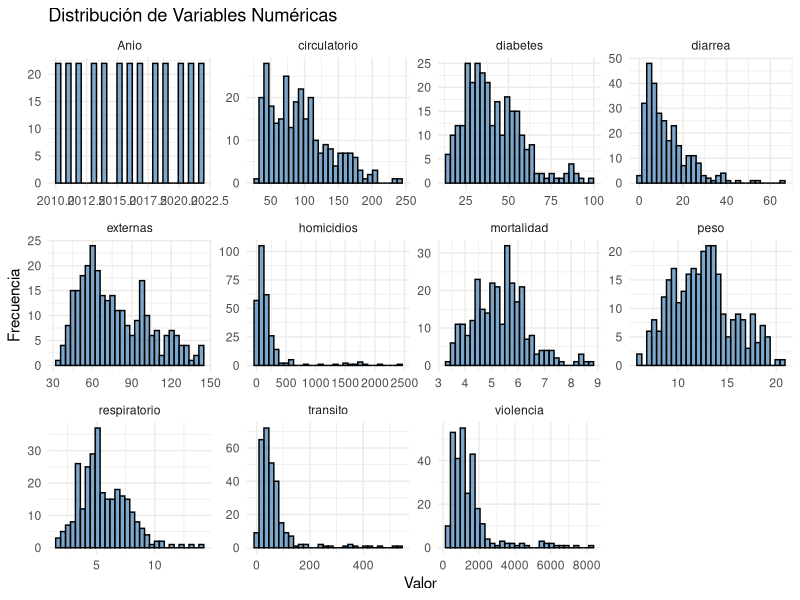
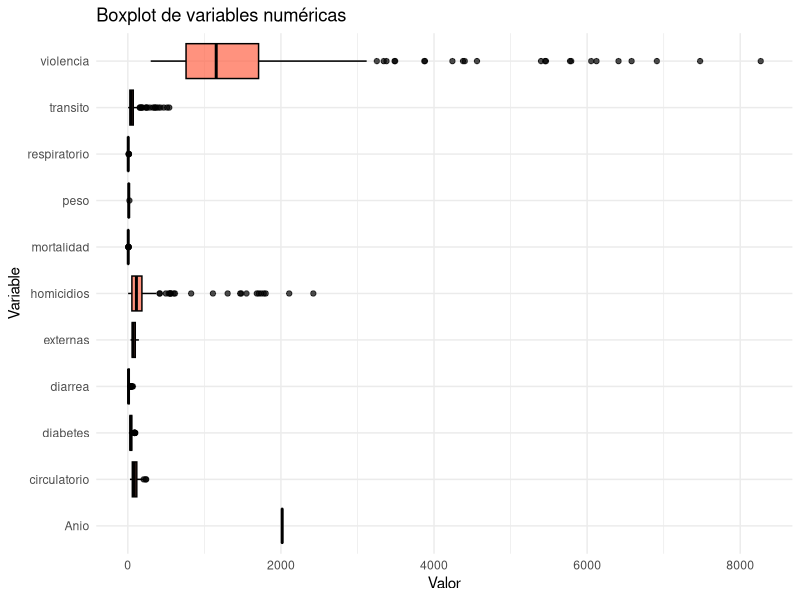
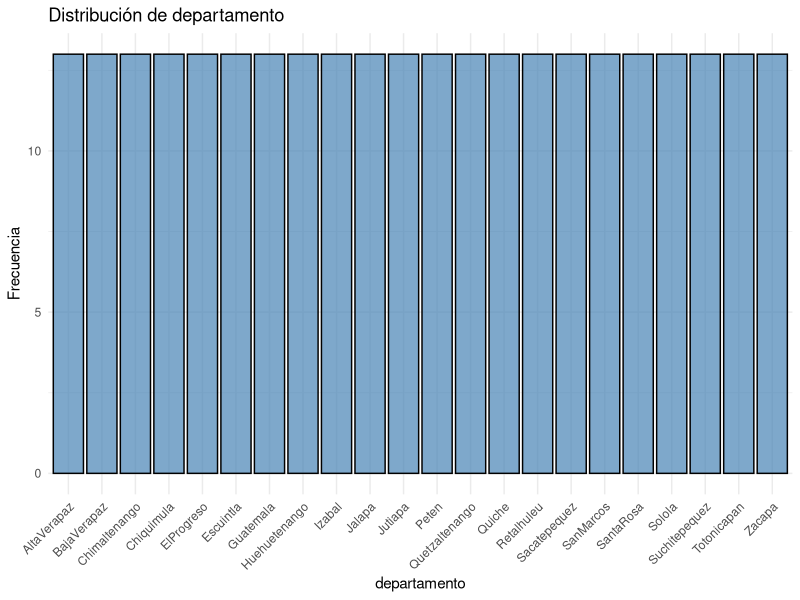
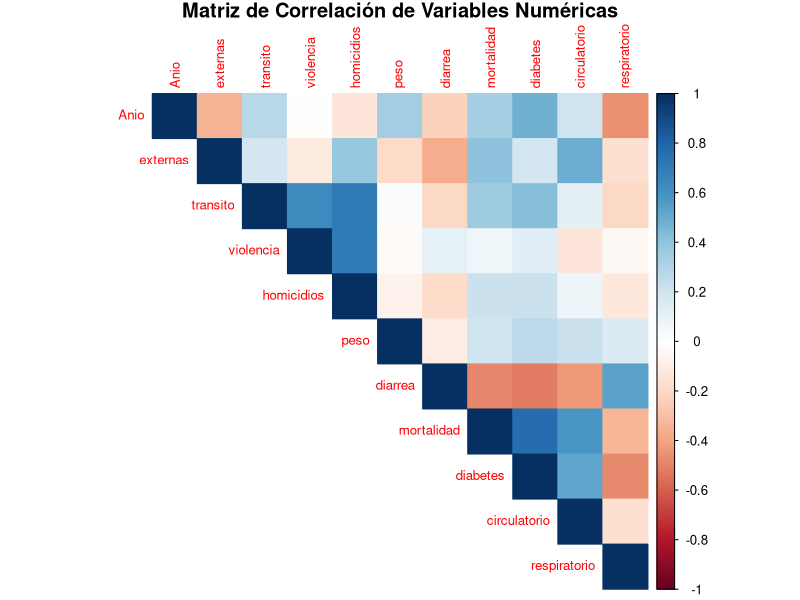
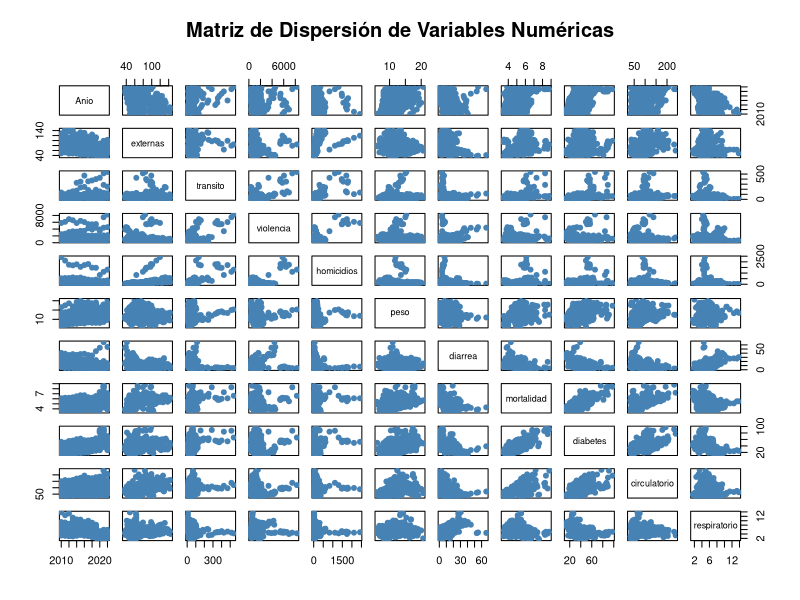
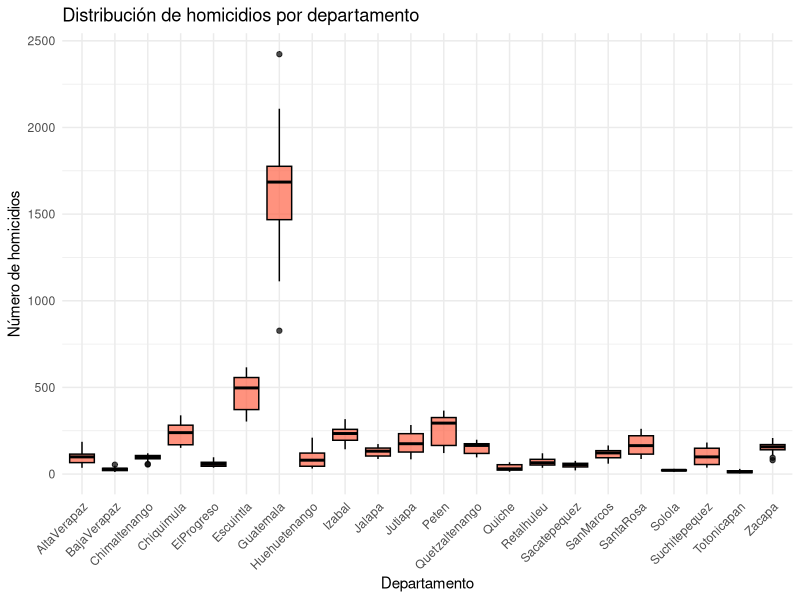

The R source for these figures, in order:
## ---- chunk 1
knitr::opts_chunk$set(echo = TRUE)
library(dplyr)
library(tidyr)
library(ggplot2)
library(readxl)
library(corrplot)


## ---- chunk 2
data <- read.csv("datos.csv")
data <- data[complete.cases(data),]

## ---- chunk 3

summary(data)
## ---- chunk 4

variables <- c("Anio" ,"departamento", "externas", "transito", "violencia", "homicidios", "peso ", " diarrea", "mortalidad", "diabetes ", "circulatorio", "respiratorio")

descripcion<-c("Año" ,"Departamento", "Tasa de mortalidad por causas externas por 100,000 habitantes", "Número de fallecidos en accidentes de tránsito", "Número de denuncias de violencia intrafamiliar", "Número de homicidios por departamento", "Porcentaje de niños con bajo peso al nacer ", " Tasa de mortalidad por diarrea (A09) por cada 100,000 habitantes", "Tasa bruta de mortalidad por cada 1,000 habitantes", "Tasa de mortalidad por diabetes mellitus (E10-E14) por cada 100,000 habitantes ", "Tasa de mortalidad por enfermedades del sistema circulatorio (I00-I99) por 100,000 habitantes", "Tasa de mortalidad por enfermedades del sistema respiratorio (J00-J99) por cada 10,000 habitantes")


tabla1 <- data.frame(descripcion, row.names = variables)
print(tabla1)
## ---- chunk 5



variables <- c("Anio" ,"departamento", "externas", "transito", "violencia", "homicidios", "peso ", " diarrea", "mortalidad", "diabetes ", "circulatorio", "respiratorio")
tipo <- c("Cualitativa nominal" ,"Cualitativa nominal", "Cuantitativa discreta", "Cuantitativa discreta", "Cuantitativa discreta", "Cuantitativa discreta", "Cuantitativa continua ", " Cuantitativa continua", "Cuantitativa continua", "Cuantitativa continua ", "Cuantitativa continua", "Cuantitativa continua")

tabla0 <- data.frame(tipo, row.names = variables)
print(tabla0)

## ---- chunk 6
length(variables)
num_variables <-length(variables)
print(paste("El número de variables en la tabla es:", num_variables))
## ---- chunk 7
numero_filas <- nrow(data)
print(paste("El número de observaciones es:", numero_filas))
## ---- chunk 8
numeric_vars <- data %>% select_if(is.numeric)
summary(numeric_vars)
## ---- chunk 9
get_mode <- function(x) {
  unique_x <- unique(x)
  unique_x[which.max(tabulate(match(x, unique_x)))]
}

medidas_tendencia <- data.frame(
  Variable = names(numeric_vars),
  Media = sapply(numeric_vars, mean, na.rm = TRUE),
  Mediana = sapply(numeric_vars, median, na.rm = TRUE),
  Moda = sapply(numeric_vars, get_mode)
)

print(medidas_tendencia)
## ---- chunk 10
numeric_vars %>%
  pivot_longer(cols = everything(), names_to = "Variable", values_to = "Valor") %>%
  ggplot(aes(x = Valor)) +
  geom_histogram(bins = 30, fill = "steelblue", color = "black", alpha = 0.7) +
  facet_wrap(~ Variable, scales = "free") +
  theme_minimal() +
  labs(title = "Distribución de Variables Numéricas", x = "Valor", y = "Frecuencia")
## ---- chunk 11
numeric_vars %>%
  pivot_longer(cols = everything(), names_to = "Variable", values_to = "Valor") %>%
  ggplot(aes(x = Variable, y = Valor)) +
  geom_boxplot(fill = "tomato", color = "black", alpha = 0.7) +
  coord_flip() +
  theme_minimal() +
  labs(title = "Boxplot de variables numéricas", x = "Variable", y = "Valor")
## ---- chunk 12
categorical_vars <- c("departamento")
## ---- chunk 13
for (var in categorical_vars) {
  cat("\nFrecuencia de", var, ":\n")
  print(table(data[[var]]))
}
## ---- chunk 14
for (var in categorical_vars) {
  print(
    ggplot(data, aes_string(x = var)) +
      geom_bar(fill = "steelblue", color = "black", alpha = 0.7) +
      theme_minimal() +
      labs(title = paste("Distribución de", var), x = var, y = "Frecuencia") +
      theme(axis.text.x = element_text(angle = 45, hjust = 1))
  )
}
## ---- chunk 15
numeric_vars <- data %>% select_if(is.numeric)
## ---- chunk 16
cor_matrix <- cor(numeric_vars, use = "complete.obs")
print("Matriz de correlación:")
print(cor_matrix)
## ---- chunk 17
if (!require(corrplot)) {
  install.packages("corrplot")
  library(corrplot)
}
corrplot(cor_matrix, method = "color", type = "upper", tl.cex = 0.8, 
         title = "Matriz de Correlación de Variables Numéricas", mar=c(0,0,1,0))
## ---- chunk 18
pairs(numeric_vars, main = "Matriz de Dispersión de Variables Numéricas", pch = 19, col = "steelblue")
## ---- chunk 19
ggplot(data, aes(x = departamento, y = homicidios)) +
  geom_boxplot(fill = "tomato", color = "black", alpha = 0.7) +
  theme_minimal() +
  labs(title = "Distribución de homicidios por departamento", x = "Departamento", y = "Número de homicidios") +
  theme(axis.text.x = element_text(angle = 45, hjust = 1))
